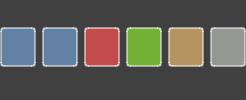
        <widget class="QWidget" name="PlayerButtons" native="true">
         <property name="sizePolicy">
          <sizepolicy hsizetype="Expanding" vsizetype="Preferred">
           <horstretch>0</horstretch>
           <verstretch>0</verstretch>
          </sizepolicy>
         </property>
         <property name="styleSheet">
          <string notr="true">background-color: rgba(0, 0, 0, 0.5);</string>
         </property>
         <layout class="QHBoxLayout" name="horizontalLayout">
          <property name="leftMargin">
           <number>0</number>
          </property>
          <property name="topMargin">
           <number>4</number>
          </property>
          <property name="rightMargin">
           <number>0</number>
          </property>
          <property name="bottomMargin">
           <number>10</number>
          </property>
          <item>
           <widget class="QPushButton" name="pushButtonBackToPlayer">
            <property name="sizePolicy">
             <sizepolicy hsizetype="Expanding" vsizetype="Fixed">
              <horstretch>0</horstretch>
              <verstretch>0</verstretch>
             </sizepolicy>
            </property>
            <property name="minimumSize">
             <size>
              <width>0</width>
              <height>40</height>
             </size>
            </property>
            <property name="maximumSize">
             <size>
              <width>16777215</width>
              <height>40</height>
             </size>
            </property>
            <property name="styleSheet">
             <string notr="true">background-color: rgba(114, 159, 207, 0.7);
border-radius: 4px;
border: 2px solid rgba(255,255,255,0.5);
outline: none;</string>
            </property>
            <property name="text">
             <string/>
            </property>
            <property name="icon">
             <iconset>
              <normalon>:/player-hot.png</normalon>
             </iconset>
            </property>
            <property name="iconSize">
             <size>
              <width>32</width>
              <height>32</height>
             </size>
            </property>
           </widget>
          </item>
          <item>
           <widget class="QPushButton" name="pushButtonList">
            <property name="sizePolicy">
             <sizepolicy hsizetype="Expanding" vsizetype="Fixed">
              <horstretch>0</horstretch>
              <verstretch>0</verstretch>
             </sizepolicy>
            </property>
            <property name="minimumSize">
             <size>
              <width>0</width>
              <height>40</height>
             </size>
            </property>
            <property name="maximumSize">
             <size>
              <width>16777215</width>
              <height>40</height>
             </size>
            </property>
            <property name="styleSheet">
             <string notr="true">background-color: rgba(114, 159, 207, 0.7);
border-radius: 4px;
border: 2px solid rgba(255,255,255,0.5);
outline: none;</string>
            </property>
            <property name="text">
             <string/>
            </property>
            <property name="icon">
             <iconset>
              <normalon>:/list-hot.png</normalon>
             </iconset>
            </property>
            <property name="iconSize">
             <size>
              <width>32</width>
              <height>32</height>
             </size>
            </property>
           </widget>
          </item>
          <item>
           <widget class="QPushButton" name="pushButtonPlayerStop">
            <property name="sizePolicy">
             <sizepolicy hsizetype="Expanding" vsizetype="Fixed">
              <horstretch>0</horstretch>
              <verstretch>0</verstretch>
             </sizepolicy>
            </property>
            <property name="minimumSize">
             <size>
              <width>0</width>
              <height>40</height>
             </size>
            </property>
            <property name="maximumSize">
             <size>
              <width>16777215</width>
              <height>40</height>
             </size>
            </property>
            <property name="styleSheet">
             <string notr="true">background-color: rgba(250, 80, 80, 0.7);
border-radius: 4px;
border: 2px solid rgba(255,255,255,0.5);
outline: none;</string>
            </property>
            <property name="text">
             <string/>
            </property>
            <property name="icon">
             <iconset>
              <normalon>:/stop-hot.png</normalon>
             </iconset>
            </property>
            <property name="iconSize">
             <size>
              <width>32</width>
              <height>32</height>
             </size>
            </property>
           </widget>
          </item>
          <item>
           <widget class="QPushButton" name="pushButtonPlayerPlayList">
            <property name="sizePolicy">
             <sizepolicy hsizetype="Expanding" vsizetype="Fixed">
              <horstretch>0</horstretch>
              <verstretch>0</verstretch>
             </sizepolicy>
            </property>
            <property name="minimumSize">
             <size>
              <width>0</width>
              <height>40</height>
             </size>
            </property>
            <property name="maximumSize">
             <size>
              <width>16777215</width>
              <height>40</height>
             </size>
            </property>
            <property name="styleSheet">
             <string notr="true">background-color: rgba(138, 226, 52, 0.7);
border-radius: 4px;
border: 2px solid rgba(255,255,255,0.5);
outline: none;</string>
            </property>
            <property name="text">
             <string/>
            </property>
            <property name="icon">
             <iconset>
              <normalon>:/play-hot.png</normalon>
             </iconset>
            </property>
            <property name="iconSize">
             <size>
              <width>32</width>
              <height>32</height>
             </size>
            </property>
           </widget>
          </item>
          <item>
           <widget class="QPushButton" name="pushButtonPlayerPause">
            <property name="sizePolicy">
             <sizepolicy hsizetype="Expanding" vsizetype="Fixed">
              <horstretch>0</horstretch>
              <verstretch>0</verstretch>
             </sizepolicy>
            </property>
            <property name="minimumSize">
             <size>
              <width>0</width>
              <height>40</height>
             </size>
            </property>
            <property name="maximumSize">
             <size>
              <width>16777215</width>
              <height>40</height>
             </size>
            </property>
            <property name="styleSheet">
             <string notr="true">background-color: rgba(233, 185, 110, 0.7);
border-radius: 4px;
border: 2px solid rgba(255,255,255,0.5);
outline: none;
</string>
            </property>
            <property name="text">
             <string/>
            </property>
            <property name="icon">
             <iconset>
              <normalon>:/pause-hot.png</normalon>
             </iconset>
            </property>
            <property name="iconSize">
             <size>
              <width>32</width>
              <height>32</height>
             </size>
            </property>
            <property name="flat">
             <bool>false</bool>
            </property>
           </widget>
          </item>
          <item>
           <widget class="QPushButton" name="pushButtonPlayerBack">
            <property name="sizePolicy">
             <sizepolicy hsizetype="Expanding" vsizetype="Fixed">
              <horstretch>0</horstretch>
              <verstretch>0</verstretch>
             </sizepolicy>
            </property>
            <property name="minimumSize">
             <size>
              <width>0</width>
              <height>40</height>
             </size>
            </property>
            <property name="maximumSize">
             <size>
              <width>16777215</width>
              <height>40</height>
             </size>
            </property>
            <property name="font">
             <font>
              <weight>75</weight>
              <bold>true</bold>
             </font>
            </property>
            <property name="styleSheet">
             <string notr="true">background-color: rgba(186, 189, 182, 0.7);
border-radius: 4px;
border: 2px solid rgba(255,255,255,0.5);
color: rgb(255, 255, 255);
outline: none;</string>
            </property>
            <property name="text">
             <string/>
            </property>
            <property name="icon">
             <iconset>
              <normalon>:/home-hot.png</normalon>
             </iconset>
            </property>
            <property name="iconSize">
             <size>
              <width>32</width>
              <height>32</height>
             </size>
            </property>
           </widget>
          </item>
         </layout>
        </widget>
